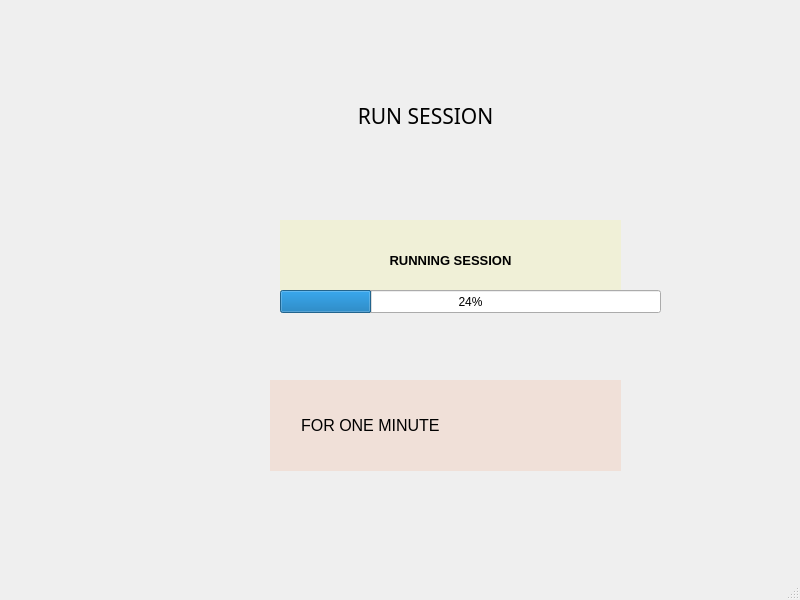
<?xml version="1.0" encoding="UTF-8"?>
<ui version="4.0">
 <class>MainWindow</class>
 <widget class="QMainWindow" name="MainWindow">
  <property name="geometry">
   <rect>
    <x>0</x>
    <y>0</y>
    <width>800</width>
    <height>600</height>
   </rect>
  </property>
  <property name="windowTitle">
   <string>MainWindow</string>
  </property>
  <widget class="QWidget" name="centralwidget">
   <widget class="QLabel" name="label">
    <property name="geometry">
     <rect>
      <x>270</x>
      <y>90</y>
      <width>311</width>
      <height>51</height>
     </rect>
    </property>
    <property name="font">
     <font>
      <family>Segoe UI Variable Display Semil</family>
      <pointsize>16</pointsize>
      <weight>50</weight>
      <italic>false</italic>
      <bold>false</bold>
      <strikeout>false</strikeout>
     </font>
    </property>
    <property name="text">
     <string>RUN SESSION</string>
    </property>
    <property name="alignment">
     <set>Qt::AlignCenter</set>
    </property>
   </widget>
   <widget class="QLabel" name="label_2">
    <property name="geometry">
     <rect>
      <x>340</x>
      <y>130</y>
      <width>301</width>
      <height>261</height>
     </rect>
    </property>
    <property name="text">
     <string/>
    </property>
    <property name="pixmap">
     <pixmap>../../../../../Downloads/Picture2-removebg-preview.png</pixmap>
    </property>
   </widget>
   <widget class="QLabel" name="label_3">
    <property name="geometry">
     <rect>
      <x>270</x>
      <y>380</y>
      <width>351</width>
      <height>91</height>
     </rect>
    </property>
    <property name="palette">
     <palette>
      <active>
       <colorrole role="WindowText">
        <brush brushstyle="SolidPattern">
         <color alpha="255">
          <red>0</red>
          <green>0</green>
          <blue>0</blue>
         </color>
        </brush>
       </colorrole>
       <colorrole role="Button">
        <brush brushstyle="SolidPattern">
         <color alpha="255">
          <red>240</red>
          <green>224</green>
          <blue>216</blue>
         </color>
        </brush>
       </colorrole>
       <colorrole role="Light">
        <brush brushstyle="SolidPattern">
         <color alpha="255">
          <red>255</red>
          <green>255</green>
          <blue>255</blue>
         </color>
        </brush>
       </colorrole>
       <colorrole role="Midlight">
        <brush brushstyle="SolidPattern">
         <color alpha="255">
          <red>247</red>
          <green>239</green>
          <blue>235</blue>
         </color>
        </brush>
       </colorrole>
       <colorrole role="Dark">
        <brush brushstyle="SolidPattern">
         <color alpha="255">
          <red>120</red>
          <green>112</green>
          <blue>108</blue>
         </color>
        </brush>
       </colorrole>
       <colorrole role="Mid">
        <brush brushstyle="SolidPattern">
         <color alpha="255">
          <red>160</red>
          <green>149</green>
          <blue>144</blue>
         </color>
        </brush>
       </colorrole>
       <colorrole role="Text">
        <brush brushstyle="SolidPattern">
         <color alpha="255">
          <red>0</red>
          <green>0</green>
          <blue>0</blue>
         </color>
        </brush>
       </colorrole>
       <colorrole role="BrightText">
        <brush brushstyle="SolidPattern">
         <color alpha="255">
          <red>255</red>
          <green>255</green>
          <blue>255</blue>
         </color>
        </brush>
       </colorrole>
       <colorrole role="ButtonText">
        <brush brushstyle="SolidPattern">
         <color alpha="255">
          <red>0</red>
          <green>0</green>
          <blue>0</blue>
         </color>
        </brush>
       </colorrole>
       <colorrole role="Base">
        <brush brushstyle="SolidPattern">
         <color alpha="255">
          <red>255</red>
          <green>255</green>
          <blue>255</blue>
         </color>
        </brush>
       </colorrole>
       <colorrole role="Window">
        <brush brushstyle="SolidPattern">
         <color alpha="255">
          <red>240</red>
          <green>224</green>
          <blue>216</blue>
         </color>
        </brush>
       </colorrole>
       <colorrole role="Shadow">
        <brush brushstyle="SolidPattern">
         <color alpha="255">
          <red>0</red>
          <green>0</green>
          <blue>0</blue>
         </color>
        </brush>
       </colorrole>
       <colorrole role="AlternateBase">
        <brush brushstyle="SolidPattern">
         <color alpha="255">
          <red>247</red>
          <green>239</green>
          <blue>235</blue>
         </color>
        </brush>
       </colorrole>
       <colorrole role="ToolTipBase">
        <brush brushstyle="SolidPattern">
         <color alpha="255">
          <red>255</red>
          <green>255</green>
          <blue>220</blue>
         </color>
        </brush>
       </colorrole>
       <colorrole role="ToolTipText">
        <brush brushstyle="SolidPattern">
         <color alpha="255">
          <red>0</red>
          <green>0</green>
          <blue>0</blue>
         </color>
        </brush>
       </colorrole>
      </active>
      <inactive>
       <colorrole role="WindowText">
        <brush brushstyle="SolidPattern">
         <color alpha="255">
          <red>0</red>
          <green>0</green>
          <blue>0</blue>
         </color>
        </brush>
       </colorrole>
       <colorrole role="Button">
        <brush brushstyle="SolidPattern">
         <color alpha="255">
          <red>240</red>
          <green>224</green>
          <blue>216</blue>
         </color>
        </brush>
       </colorrole>
       <colorrole role="Light">
        <brush brushstyle="SolidPattern">
         <color alpha="255">
          <red>255</red>
          <green>255</green>
          <blue>255</blue>
         </color>
        </brush>
       </colorrole>
       <colorrole role="Midlight">
        <brush brushstyle="SolidPattern">
         <color alpha="255">
          <red>247</red>
          <green>239</green>
          <blue>235</blue>
         </color>
        </brush>
       </colorrole>
       <colorrole role="Dark">
        <brush brushstyle="SolidPattern">
         <color alpha="255">
          <red>120</red>
          <green>112</green>
          <blue>108</blue>
         </color>
        </brush>
       </colorrole>
       <colorrole role="Mid">
        <brush brushstyle="SolidPattern">
         <color alpha="255">
          <red>160</red>
          <green>149</green>
          <blue>144</blue>
         </color>
        </brush>
       </colorrole>
       <colorrole role="Text">
        <brush brushstyle="SolidPattern">
         <color alpha="255">
          <red>0</red>
          <green>0</green>
          <blue>0</blue>
         </color>
        </brush>
       </colorrole>
       <colorrole role="BrightText">
        <brush brushstyle="SolidPattern">
         <color alpha="255">
          <red>255</red>
          <green>255</green>
          <blue>255</blue>
         </color>
        </brush>
       </colorrole>
       <colorrole role="ButtonText">
        <brush brushstyle="SolidPattern">
         <color alpha="255">
          <red>0</red>
          <green>0</green>
          <blue>0</blue>
         </color>
        </brush>
       </colorrole>
       <colorrole role="Base">
        <brush brushstyle="SolidPattern">
         <color alpha="255">
          <red>255</red>
          <green>255</green>
          <blue>255</blue>
         </color>
        </brush>
       </colorrole>
       <colorrole role="Window">
        <brush brushstyle="SolidPattern">
         <color alpha="255">
          <red>240</red>
          <green>224</green>
          <blue>216</blue>
         </color>
        </brush>
       </colorrole>
       <colorrole role="Shadow">
        <brush brushstyle="SolidPattern">
         <color alpha="255">
          <red>0</red>
          <green>0</green>
          <blue>0</blue>
         </color>
        </brush>
       </colorrole>
       <colorrole role="AlternateBase">
        <brush brushstyle="SolidPattern">
         <color alpha="255">
          <red>247</red>
          <green>239</green>
          <blue>235</blue>
         </color>
        </brush>
       </colorrole>
       <colorrole role="ToolTipBase">
        <brush brushstyle="SolidPattern">
         <color alpha="255">
          <red>255</red>
          <green>255</green>
          <blue>220</blue>
         </color>
        </brush>
       </colorrole>
       <colorrole role="ToolTipText">
        <brush brushstyle="SolidPattern">
         <color alpha="255">
          <red>0</red>
          <green>0</green>
          <blue>0</blue>
         </color>
        </brush>
       </colorrole>
      </inactive>
      <disabled>
       <colorrole role="WindowText">
        <brush brushstyle="SolidPattern">
         <color alpha="255">
          <red>120</red>
          <green>112</green>
          <blue>108</blue>
         </color>
        </brush>
       </colorrole>
       <colorrole role="Button">
        <brush brushstyle="SolidPattern">
         <color alpha="255">
          <red>240</red>
          <green>224</green>
          <blue>216</blue>
         </color>
        </brush>
       </colorrole>
       <colorrole role="Light">
        <brush brushstyle="SolidPattern">
         <color alpha="255">
          <red>255</red>
          <green>255</green>
          <blue>255</blue>
         </color>
        </brush>
       </colorrole>
       <colorrole role="Midlight">
        <brush brushstyle="SolidPattern">
         <color alpha="255">
          <red>247</red>
          <green>239</green>
          <blue>235</blue>
         </color>
        </brush>
       </colorrole>
       <colorrole role="Dark">
        <brush brushstyle="SolidPattern">
         <color alpha="255">
          <red>120</red>
          <green>112</green>
          <blue>108</blue>
         </color>
        </brush>
       </colorrole>
       <colorrole role="Mid">
        <brush brushstyle="SolidPattern">
         <color alpha="255">
          <red>160</red>
          <green>149</green>
          <blue>144</blue>
         </color>
        </brush>
       </colorrole>
       <colorrole role="Text">
        <brush brushstyle="SolidPattern">
         <color alpha="255">
          <red>120</red>
          <green>112</green>
          <blue>108</blue>
         </color>
        </brush>
       </colorrole>
       <colorrole role="BrightText">
        <brush brushstyle="SolidPattern">
         <color alpha="255">
          <red>255</red>
          <green>255</green>
          <blue>255</blue>
         </color>
        </brush>
       </colorrole>
       <colorrole role="ButtonText">
        <brush brushstyle="SolidPattern">
         <color alpha="255">
          <red>120</red>
          <green>112</green>
          <blue>108</blue>
         </color>
        </brush>
       </colorrole>
       <colorrole role="Base">
        <brush brushstyle="SolidPattern">
         <color alpha="255">
          <red>240</red>
          <green>224</green>
          <blue>216</blue>
         </color>
        </brush>
       </colorrole>
       <colorrole role="Window">
        <brush brushstyle="SolidPattern">
         <color alpha="255">
          <red>240</red>
          <green>224</green>
          <blue>216</blue>
         </color>
        </brush>
       </colorrole>
       <colorrole role="Shadow">
        <brush brushstyle="SolidPattern">
         <color alpha="255">
          <red>0</red>
          <green>0</green>
          <blue>0</blue>
         </color>
        </brush>
       </colorrole>
       <colorrole role="AlternateBase">
        <brush brushstyle="SolidPattern">
         <color alpha="255">
          <red>240</red>
          <green>224</green>
          <blue>216</blue>
         </color>
        </brush>
       </colorrole>
       <colorrole role="ToolTipBase">
        <brush brushstyle="SolidPattern">
         <color alpha="255">
          <red>255</red>
          <green>255</green>
          <blue>220</blue>
         </color>
        </brush>
       </colorrole>
       <colorrole role="ToolTipText">
        <brush brushstyle="SolidPattern">
         <color alpha="255">
          <red>0</red>
          <green>0</green>
          <blue>0</blue>
         </color>
        </brush>
       </colorrole>
      </disabled>
     </palette>
    </property>
    <property name="font">
     <font>
      <pointsize>12</pointsize>
     </font>
    </property>
    <property name="autoFillBackground">
     <bool>true</bool>
    </property>
    <property name="text">
     <string>       FOR ONE MINUTE</string>
    </property>
   </widget>
   <widget class="QLabel" name="label_4">
    <property name="geometry">
     <rect>
      <x>510</x>
      <y>370</y>
      <width>171</width>
      <height>111</height>
     </rect>
    </property>
    <property name="text">
     <string/>
    </property>
    <property name="pixmap">
     <pixmap>../../../../../Downloads/Screenshot_2024-02-25_183541-removebg-preview.png</pixmap>
    </property>
   </widget>
   <widget class="QLabel" name="label_5">
    <property name="geometry">
     <rect>
      <x>280</x>
      <y>220</y>
      <width>341</width>
      <height>81</height>
     </rect>
    </property>
    <property name="palette">
     <palette>
      <active>
       <colorrole role="WindowText">
        <brush brushstyle="SolidPattern">
         <color alpha="255">
          <red>0</red>
          <green>0</green>
          <blue>0</blue>
         </color>
        </brush>
       </colorrole>
       <colorrole role="Button">
        <brush brushstyle="SolidPattern">
         <color alpha="255">
          <red>240</red>
          <green>240</green>
          <blue>215</blue>
         </color>
        </brush>
       </colorrole>
       <colorrole role="Light">
        <brush brushstyle="SolidPattern">
         <color alpha="255">
          <red>255</red>
          <green>255</green>
          <blue>255</blue>
         </color>
        </brush>
       </colorrole>
       <colorrole role="Midlight">
        <brush brushstyle="SolidPattern">
         <color alpha="255">
          <red>247</red>
          <green>247</green>
          <blue>235</blue>
         </color>
        </brush>
       </colorrole>
       <colorrole role="Dark">
        <brush brushstyle="SolidPattern">
         <color alpha="255">
          <red>120</red>
          <green>120</green>
          <blue>107</blue>
         </color>
        </brush>
       </colorrole>
       <colorrole role="Mid">
        <brush brushstyle="SolidPattern">
         <color alpha="255">
          <red>160</red>
          <green>160</green>
          <blue>143</blue>
         </color>
        </brush>
       </colorrole>
       <colorrole role="Text">
        <brush brushstyle="SolidPattern">
         <color alpha="255">
          <red>0</red>
          <green>0</green>
          <blue>0</blue>
         </color>
        </brush>
       </colorrole>
       <colorrole role="BrightText">
        <brush brushstyle="SolidPattern">
         <color alpha="255">
          <red>255</red>
          <green>255</green>
          <blue>255</blue>
         </color>
        </brush>
       </colorrole>
       <colorrole role="ButtonText">
        <brush brushstyle="SolidPattern">
         <color alpha="255">
          <red>0</red>
          <green>0</green>
          <blue>0</blue>
         </color>
        </brush>
       </colorrole>
       <colorrole role="Base">
        <brush brushstyle="SolidPattern">
         <color alpha="255">
          <red>255</red>
          <green>255</green>
          <blue>255</blue>
         </color>
        </brush>
       </colorrole>
       <colorrole role="Window">
        <brush brushstyle="SolidPattern">
         <color alpha="255">
          <red>240</red>
          <green>240</green>
          <blue>215</blue>
         </color>
        </brush>
       </colorrole>
       <colorrole role="Shadow">
        <brush brushstyle="SolidPattern">
         <color alpha="255">
          <red>0</red>
          <green>0</green>
          <blue>0</blue>
         </color>
        </brush>
       </colorrole>
       <colorrole role="AlternateBase">
        <brush brushstyle="SolidPattern">
         <color alpha="255">
          <red>247</red>
          <green>247</green>
          <blue>235</blue>
         </color>
        </brush>
       </colorrole>
       <colorrole role="ToolTipBase">
        <brush brushstyle="SolidPattern">
         <color alpha="255">
          <red>255</red>
          <green>255</green>
          <blue>220</blue>
         </color>
        </brush>
       </colorrole>
       <colorrole role="ToolTipText">
        <brush brushstyle="SolidPattern">
         <color alpha="255">
          <red>0</red>
          <green>0</green>
          <blue>0</blue>
         </color>
        </brush>
       </colorrole>
      </active>
      <inactive>
       <colorrole role="WindowText">
        <brush brushstyle="SolidPattern">
         <color alpha="255">
          <red>0</red>
          <green>0</green>
          <blue>0</blue>
         </color>
        </brush>
       </colorrole>
       <colorrole role="Button">
        <brush brushstyle="SolidPattern">
         <color alpha="255">
          <red>240</red>
          <green>240</green>
          <blue>215</blue>
         </color>
        </brush>
       </colorrole>
       <colorrole role="Light">
        <brush brushstyle="SolidPattern">
         <color alpha="255">
          <red>255</red>
          <green>255</green>
          <blue>255</blue>
         </color>
        </brush>
       </colorrole>
       <colorrole role="Midlight">
        <brush brushstyle="SolidPattern">
         <color alpha="255">
          <red>247</red>
          <green>247</green>
          <blue>235</blue>
         </color>
        </brush>
       </colorrole>
       <colorrole role="Dark">
        <brush brushstyle="SolidPattern">
         <color alpha="255">
          <red>120</red>
          <green>120</green>
          <blue>107</blue>
         </color>
        </brush>
       </colorrole>
       <colorrole role="Mid">
        <brush brushstyle="SolidPattern">
         <color alpha="255">
          <red>160</red>
          <green>160</green>
          <blue>143</blue>
         </color>
        </brush>
       </colorrole>
       <colorrole role="Text">
        <brush brushstyle="SolidPattern">
         <color alpha="255">
          <red>0</red>
          <green>0</green>
          <blue>0</blue>
         </color>
        </brush>
       </colorrole>
       <colorrole role="BrightText">
        <brush brushstyle="SolidPattern">
         <color alpha="255">
          <red>255</red>
          <green>255</green>
          <blue>255</blue>
         </color>
        </brush>
       </colorrole>
       <colorrole role="ButtonText">
        <brush brushstyle="SolidPattern">
         <color alpha="255">
          <red>0</red>
          <green>0</green>
          <blue>0</blue>
         </color>
        </brush>
       </colorrole>
       <colorrole role="Base">
        <brush brushstyle="SolidPattern">
         <color alpha="255">
          <red>255</red>
          <green>255</green>
          <blue>255</blue>
         </color>
        </brush>
       </colorrole>
       <colorrole role="Window">
        <brush brushstyle="SolidPattern">
         <color alpha="255">
          <red>240</red>
          <green>240</green>
          <blue>215</blue>
         </color>
        </brush>
       </colorrole>
       <colorrole role="Shadow">
        <brush brushstyle="SolidPattern">
         <color alpha="255">
          <red>0</red>
          <green>0</green>
          <blue>0</blue>
         </color>
        </brush>
       </colorrole>
       <colorrole role="AlternateBase">
        <brush brushstyle="SolidPattern">
         <color alpha="255">
          <red>247</red>
          <green>247</green>
          <blue>235</blue>
         </color>
        </brush>
       </colorrole>
       <colorrole role="ToolTipBase">
        <brush brushstyle="SolidPattern">
         <color alpha="255">
          <red>255</red>
          <green>255</green>
          <blue>220</blue>
         </color>
        </brush>
       </colorrole>
       <colorrole role="ToolTipText">
        <brush brushstyle="SolidPattern">
         <color alpha="255">
          <red>0</red>
          <green>0</green>
          <blue>0</blue>
         </color>
        </brush>
       </colorrole>
      </inactive>
      <disabled>
       <colorrole role="WindowText">
        <brush brushstyle="SolidPattern">
         <color alpha="255">
          <red>120</red>
          <green>120</green>
          <blue>107</blue>
         </color>
        </brush>
       </colorrole>
       <colorrole role="Button">
        <brush brushstyle="SolidPattern">
         <color alpha="255">
          <red>240</red>
          <green>240</green>
          <blue>215</blue>
         </color>
        </brush>
       </colorrole>
       <colorrole role="Light">
        <brush brushstyle="SolidPattern">
         <color alpha="255">
          <red>255</red>
          <green>255</green>
          <blue>255</blue>
         </color>
        </brush>
       </colorrole>
       <colorrole role="Midlight">
        <brush brushstyle="SolidPattern">
         <color alpha="255">
          <red>247</red>
          <green>247</green>
          <blue>235</blue>
         </color>
        </brush>
       </colorrole>
       <colorrole role="Dark">
        <brush brushstyle="SolidPattern">
         <color alpha="255">
          <red>120</red>
          <green>120</green>
          <blue>107</blue>
         </color>
        </brush>
       </colorrole>
       <colorrole role="Mid">
        <brush brushstyle="SolidPattern">
         <color alpha="255">
          <red>160</red>
          <green>160</green>
          <blue>143</blue>
         </color>
        </brush>
       </colorrole>
       <colorrole role="Text">
        <brush brushstyle="SolidPattern">
         <color alpha="255">
          <red>120</red>
          <green>120</green>
          <blue>107</blue>
         </color>
        </brush>
       </colorrole>
       <colorrole role="BrightText">
        <brush brushstyle="SolidPattern">
         <color alpha="255">
          <red>255</red>
          <green>255</green>
          <blue>255</blue>
         </color>
        </brush>
       </colorrole>
       <colorrole role="ButtonText">
        <brush brushstyle="SolidPattern">
         <color alpha="255">
          <red>120</red>
          <green>120</green>
          <blue>107</blue>
         </color>
        </brush>
       </colorrole>
       <colorrole role="Base">
        <brush brushstyle="SolidPattern">
         <color alpha="255">
          <red>240</red>
          <green>240</green>
          <blue>215</blue>
         </color>
        </brush>
       </colorrole>
       <colorrole role="Window">
        <brush brushstyle="SolidPattern">
         <color alpha="255">
          <red>240</red>
          <green>240</green>
          <blue>215</blue>
         </color>
        </brush>
       </colorrole>
       <colorrole role="Shadow">
        <brush brushstyle="SolidPattern">
         <color alpha="255">
          <red>0</red>
          <green>0</green>
          <blue>0</blue>
         </color>
        </brush>
       </colorrole>
       <colorrole role="AlternateBase">
        <brush brushstyle="SolidPattern">
         <color alpha="255">
          <red>240</red>
          <green>240</green>
          <blue>215</blue>
         </color>
        </brush>
       </colorrole>
       <colorrole role="ToolTipBase">
        <brush brushstyle="SolidPattern">
         <color alpha="255">
          <red>255</red>
          <green>255</green>
          <blue>220</blue>
         </color>
        </brush>
       </colorrole>
       <colorrole role="ToolTipText">
        <brush brushstyle="SolidPattern">
         <color alpha="255">
          <red>0</red>
          <green>0</green>
          <blue>0</blue>
         </color>
        </brush>
       </colorrole>
      </disabled>
     </palette>
    </property>
    <property name="font">
     <font>
      <pointsize>10</pointsize>
      <weight>75</weight>
      <bold>true</bold>
     </font>
    </property>
    <property name="autoFillBackground">
     <bool>true</bool>
    </property>
    <property name="text">
     <string>RUNNING SESSION</string>
    </property>
    <property name="alignment">
     <set>Qt::AlignCenter</set>
    </property>
   </widget>
   <widget class="QProgressBar" name="progressBar">
    <property name="geometry">
     <rect>
      <x>280</x>
      <y>290</y>
      <width>381</width>
      <height>23</height>
     </rect>
    </property>
    <property name="value">
     <number>24</number>
    </property>
   </widget>
  </widget>
  <widget class="QMenuBar" name="menubar">
   <property name="geometry">
    <rect>
     <x>0</x>
     <y>0</y>
     <width>800</width>
     <height>26</height>
    </rect>
   </property>
  </widget>
  <widget class="QStatusBar" name="statusbar"/>
 </widget>
 <resources/>
 <connections/>
</ui>
